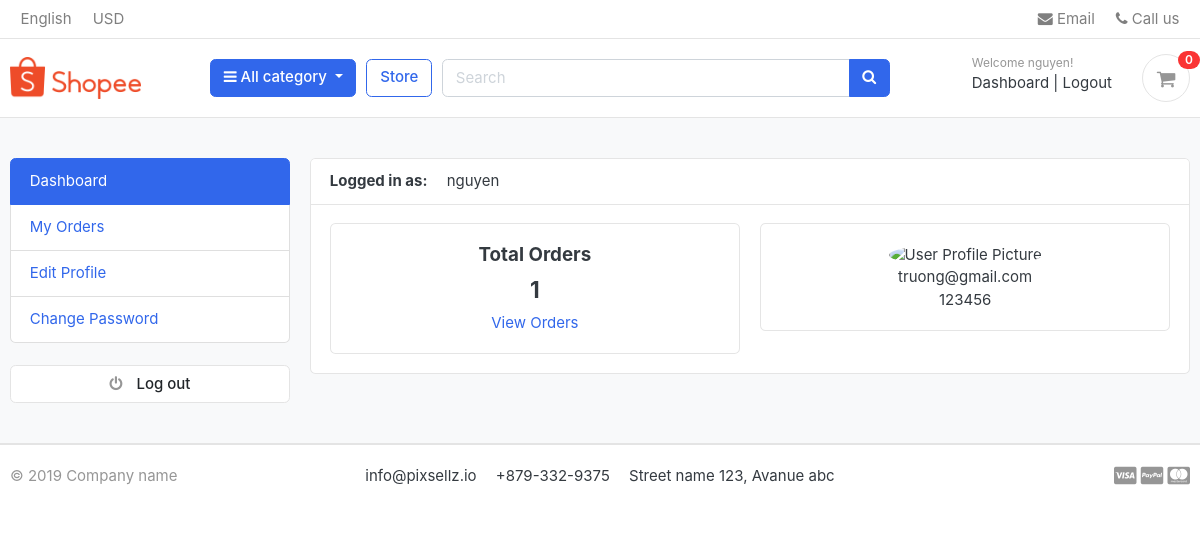
Screenshot of /accounts/dashboard/ (signed in) with the database file from the repository.
### accounts/models.py (models this page shows, shortened)
class Account(AbstractBaseUser,PermissionsMixin):
    first_name = models.CharField(max_length=50)
    last_name = models.CharField(max_length=50)
    username = models.CharField(max_length=50,unique=True)
    email = models.EmailField(max_length=100, unique=True)
    phone_number = models.CharField(max_length=50)
    last_login = models.DateTimeField(auto_now_add=True)
    date_joined = models.DateTimeField(auto_now_add=True)
    is_staff = models.BooleanField(default=False)
    is_active = models.BooleanField(default=False)
    is_admin  = models.BooleanField(default=False)
    is_superadmin = models.BooleanField(default=False)
    objects = MyAccountManager()
    USERNAME_FIELD = 'email'
    REQUIRED_FIELDS = ['username','first_name','last_name']

### accounts/views.py (the view)
# urls.py: path('dashboard/',views.dashboard,name="dashboard"),
@login_required(login_url = 'login')
def dashboard(request):
  orders = Order.objects.order_by('-created_at').filter(user_id = request.user.id, is_ordered=True)
  orders_count = orders.count()
  context = {
      'orders_count': orders_count,
  }
  return render(request,  'accounts/dashboard.html',context)

### carts/context_processors.py (called while the page is built)
def counter(request):
    cart_count = 0
    if 'admin' in request.path:
        return {}
    else:
        try:
            cart = Cart.objects.filter(cart_id= _cart_id(request))
            if request.user.is_authenticated:
                cart_items = CartItem.objects.all().filter(user=request.user)
            else:
                cart_items = CartItem.objects.all().filter(cart=cart[:1])
            for cart_item in cart_items:
                cart_count += cart_item.quality
        except Cart.DoesNotExist:
            cart_count = 0
    return dict(cart_count = cart_count)

### carts/views.py (called while the page is built)
def _cart_id(request):
    cart = request.session.session_key
    if not cart:
        cart = request.session.create()
    return cart

### category/context_processors.py (called while the page is built)
def menu_links(request):
    links = Category.objects.all()
    return dict(links = links)

### category/models.py (called while the page is built)
    def get_url(self):
        return reverse('products_by_category', args =[self.slug]) # get the url

### templates/accounts/dashboard.html (shortened to what this page needs)
{% extends 'base.html' %}
{% load static %}
{% block content %}
<section class="section-conten padding-y bg">
    <div class="container">
        <div class="row">
        {% include 'includes/dashboard_sidebar.html' %}
        <main class="col-md-9">
            <article class="card">
            <header class="card-header">
                <strong class="d-inline-block mr-3">Logged in as:</strong>
                <span>{{user.first_name}}</span>
            </header>
            <div class="card-body">
                <div class="row">
                    <div class="col-md-6">
                        <div class="card" style="text-align:center;">
                            <div class="card-body">
                                <h5 class="card-item">Total Orders</h5>
                                <h4>{{orders_count}}</h4>
                                <a href="">View Orders</a>
                            </div>
                        </div>
                    </div>
                    <div class="col-md-6">
                        <div class="card" style="text-align:center;">
                            <div class="card-body">
                                <img src="https://www.w3schools.com/howto/img_avatar.png" alt="User Profile Picture"
                                width = "50" height="50" style="border-radius: 50%;">
                                <p class ="mb-0">{{user.email}}</p>
                                <p>{{user.phone_number}}</p>
                            </div>
                        </div>
                    </div>
                </div>
            </div>
            </article>
        </main>
    </div>
    </div>
    </section>
{% endblock %}

### templates/includes/navbar.html (shortened to what this page needs)
{% load static %}
<header class="section-header">
  <nav class="navbar p-md-0 navbar-expand-sm navbar-light border-bottom">
    <div class="container">
      <div class="collapse navbar-collapse" id="navbarTop4">
        <ul class="navbar-nav mr-auto">
          <li class="nav-item dropdown">
            <a href="#" class="nav-link"> English </a>
          </li>
          <li class="nav-item dropdown">
            <a href="#" class="nav-link"> USD </a>
          </li>
        </ul>
        <ul class="navbar-nav">
          <li>
            <a href="#" class="nav-link">
              <i class="fa fa-envelope"></i> Email
            </a>
          </li>
          <li>
            <a href="#" class="nav-link">
              <i class="fa fa-phone"></i> Call us
            </a>
          </li>
        </ul>
      </div>
    </div>
  </nav>
  <section class="header-main border-bottom">
    <div class="container">
      <div class="row align-items-center">
        <div class="col-lg-2 col-md-3 col-6">
          <a href="{% url 'home'%}" class="brand-wrap">
            <img class="logo" src="{% static './images/Shopee.png' %}" />
          </a>
        </div>
        <div class="col-lg col-sm col-md col-6 flex-grow-0">
          <div class="category-wrap dropdown d-inline-block float-right">
            <button
              type="button"
              class="btn btn-primary dropdown-toggle"
              data-toggle="dropdown"
            >
              <i class="fa fa-bars"></i> All category
            </button>
          </div>
        </div>
        <a href="{% url 'store' %}" class="btn btn-outline-primary">Store</a>
        <div class="col-lg col-md-6 col-sm-12 col">
          <form action="{% url 'search' %}" class="search" method="GET">
            <div class="input-group w-100">
              <input
                type="text"
                class="form-control"
                style="width: 60%"
                placeholder="Search"
                name="keyword"
              />
              <div class="input-group-append">
                <button class="btn btn-primary" type="submit">
                  <i class="fa fa-search"></i>
                </button>
              </div>
            </div>
          </form>
        </div>
        <div class="col-lg-3 col-sm-6 col-8 order-2 order-lg-3">
          <div class="d-flex justify-content-end mb-3 mb-lg-0">
            {% if user.id is None %}
            <div class="widget-header">
              <small class="title text-muted">Welcome guest!</small>
              <div>
                <a href="{%url 'login'%}">Sign in</a>
                <span class="dark-transp"> | </span>
                <a href="{% url 'register' %}"> Register</a>
              </div>
            </div>
            {% else %}
            <div class="widget-header">
              <small class="title text-muted">Welcome {{user.first_name}}!</small>
              <div>
                <a href="{% url 'dashboard' %}">Dashboard</a>
                <span class="dark-transp"> | </span>
                <a href="{% url 'logout' %}"> Logout</a>
              </div>
            </div>
            {% endif %}
            <a href="{%url 'cart'%}" class="widget-header pl-3 ml-3">
              <div class="icon icon-sm rounded-circle border">
                <i class="fa fa-shopping-cart"></i>
              </div>
              <span class="badge badge-pill badge-danger notify"
                >{{cart_count}}</span
              >
            </a>
          </div>
        </div>
      </div>
    </div>
  </section>
</header>

### static/css/ui.css (style rules this page uses)
html { font-family: "Inter", sans-serif; font-size: 15px; }
.icon-xs, .icon-sm, .icon-md, .icon-lg { display: inline-block; text-align: center; flex-shrink: 0; flex-grow: 0; }
.icon-sm { width: 48px; height: 48px; line-height: 48px !important; font-size: 20px; }
.padding-y { padding-top: 40px; padding-bottom: 40px; }
article:after, .form-group:after { display: block; clear: both; content: ""; }
.bg { background-color: #f8f9fa; }
p:last-child { margin-bottom: 0; }
.header-main { position: relative; padding-top: 1rem; padding-bottom: 1rem; }
.brand-wrap .logo, .navbar-brand .logo { margin-right: 7px; max-height: 42px; display: inline-block; }
.widget-header { display: inline-block; vertical-align: middle; position: relative; }
.widget-header a { color: #343a40; }
.widget-header i { color: #969696; }
.widget-header .title { display: block; }
.widget-header .notify { position: absolute; top: -3px; right: -10px; }
.notify { position: absolute; top: -4px; right: -10px; display: inline-block; padding: 0.25em 0.6em; font-size: 12px; line-height: 1; text-align: center; border-radius: 3rem; color: #fff; background-color: #fa3434; }

### rows the page displays
Account: first_name "nguyen", email "truong@gmail.com", phone_number "123456"

### other values shown
{{ cart_count }} "0"
{{ orders_count }} "1"
